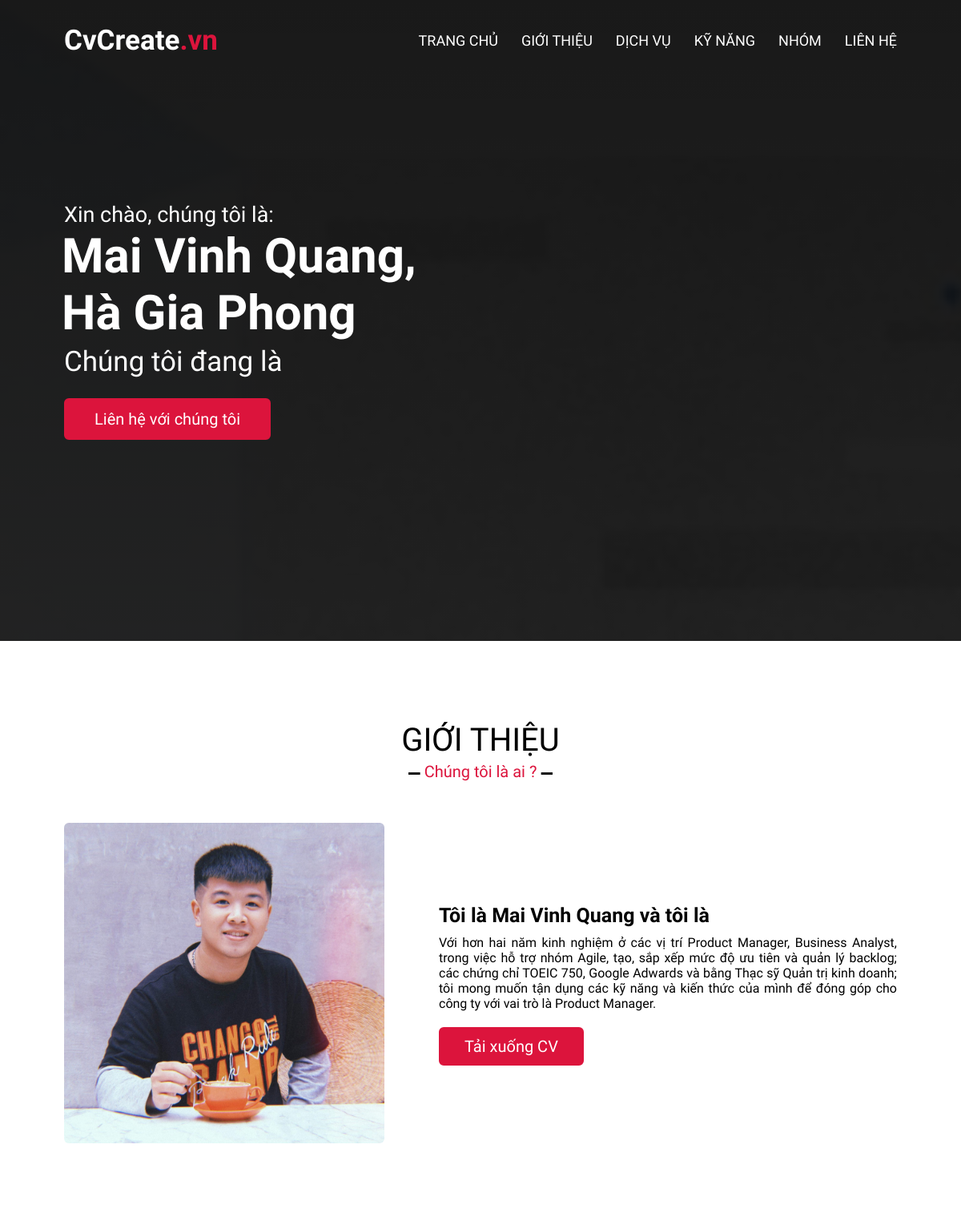
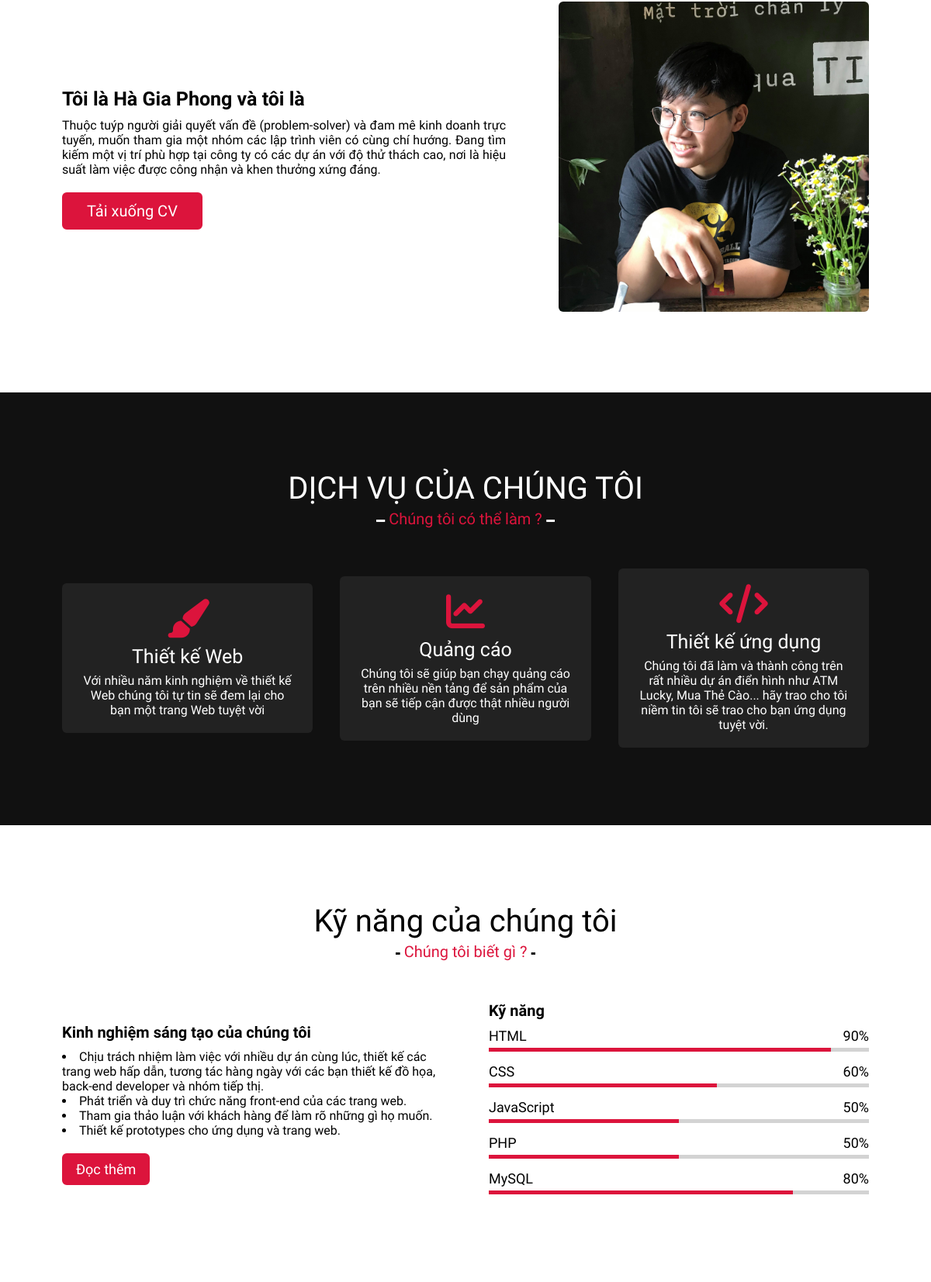
The page / (upper part) on the database its author committed (2 pictures, top to bottom).
### tables this page shows
CREATE TABLE `member` (
  `id` int(11) NOT NULL,
  `idteam` int(11) NOT NULL,
  `fullname` varchar(100) NOT NULL,
  `sex` varchar(10) NOT NULL,
  `birthday` date NOT NULL,
  `phone` varchar(100) NOT NULL,
  `about` varchar(1000) NOT NULL
);

CREATE TABLE `services` (
  `idteam` int(11) NOT NULL,
  `name` varchar(100) NOT NULL,
  `about` varchar(500) NOT NULL
);

CREATE TABLE `skill` (
  `idteam` int(11) NOT NULL,
  `html` int(11) NOT NULL,
  `css` int(11) NOT NULL,
  `javascript` int(11) NOT NULL,
  `php` int(11) NOT NULL,
  `mysql` int(11) NOT NULL
);

### index.php (the view, shortened to what this page needs)
<!DOCTYPE html>
<html lang="en">
<head>
    <link rel="stylesheet" href="style.css">
    <link href="https://unpkg.com/aos@2.3.1/dist/aos.css" rel="stylesheet">
    <link rel="stylesheet" href="https://cdnjs.cloudflare.com/ajax/libs/OwlCarousel2/2.3.4/assets/owl.carousel.min.css" />
    <link rel="stylesheet" href="https://cdnjs.cloudflare.com/ajax/libs/toastr.js/latest/toastr.min.css">
</head>
<body>
    <?php
    include 'connect.php';
    $idteam = 1;
    $sql = "select * from member where idteam=$idteam";
    if ($result = mysqli_query($conn, $sql)) {
        $member = mysqli_fetch_all($result);
    }
    ?>
    <nav class="navbar">
        <div class="max-width">
            <div class="logo"><a href="#">CvCreate<span>.vn</span></a></div>
            <ul class="menu">
                <li><a href="#home" id="btn-home" class="menu-btn">TRANG CHỦ</a></li>
                <li><a href="#about" id="btn-about" class="menu-btn">GIỚI THIỆU </a></li>
                <li><a href="#services" id="btn-services" class="menu-btn">DỊCH VỤ</a></li>
                <li><a href="#skills" id="btn-skills" class="menu-btn">KỸ NĂNG</a></li>
                <li><a href="#teams" id="btn-teams" class="menu-btn">NHÓM</a></li>
                <li><a href="#contact" id="btn-contact" class="menu-btn">LIÊN HỆ</a></li>
            </ul>
        </div>
    </nav>
    <section class="home" id="home">
        <div class="max-width">
            <div class="home-content">
                <div class="text-1">Xin chào, chúng tôi là: </div>
                <div class="text-2"><?php echo $member[0][2] ?>,</div>
                <div class="text-2"><?php echo $member[1][2] ?> </div>
                <div class="text-3">Chúng tôi đang là <span class="typing"></span></div>
                <a href="#contact">Liên hệ với chúng tôi</a>
            </div>
        </div>
    </section>
    <section class="about" id="about">
        <div class="max-width">
            <h2 class="title">GIỚI THIỆU</h2>
            <div class="about-content1 about-content">
                <div class="column left">
                    <img src="images/Quang.jpg" alt="">
                </div>
                <div class="column right">
                    <div class="text">Tôi là <?php echo $member[0][2] ?> và tôi là <span class="typing-2"></span></div>
                    <p><?php echo $member[0][6] ?></p>
                    <a href="CV/CV_Quang.pdf" download>Tải xuống CV</a>
                </div>
            </div>
            <div class="about-content2 about-content">
                <div class="column left">
                    <div class="text">Tôi là <?php echo $member[1][2] ?> và tôi là <span class="typing-3"></span></div>
                    <p><?php echo $member[1][6] ?></p>
                    <a href="CV/CV_Phong.pdf" download>Tải xuống CV</a>
                </div>
                <div class="column right">
                    <img src="images/Phong.jpg" alt="">
                </div>
            </div>
        </div>
    </section>
    <?php
    $sql = "select * from services where idteam=$idteam";
    if ($result = mysqli_query($conn, $sql)) {
        $services = mysqli_fetch_all($result);
    }
    ?>
    <section class="services" id="services">
        <div class="max-width">
            <h2 class="title">DỊCH VỤ CỦA CHÚNG TÔI</h2>
            <div class="serv-content">
                <div class="card">
                    <div class="box">
                        <i class="fas fa-paint-brush"></i>
                        <div class="text"><?php echo $services[0][1] ?></div>
                        <p><?php echo $services[0][2] ?></p>
                    </div>
                </div>
                <div class="card">
                    <div class="box">
                        <i class="fas fa-chart-line"></i>
                        <div class="text"><?php echo $services[1][1] ?> </div>
                        <p><?php echo $services[1][2] ?></p>
                    </div>
                </div>
                <div class="card">
                    <div class="box">
                        <i class="fas fa-code"></i>
                        <div class="text"><?php echo $services[2][1] ?></div>
                        <p><?php echo $services[2][2] ?></p>
                    </div>
                </div>
            </div>
        </div>
    </section>
    <?php
    $sql = "select * from skill where idteam=$idteam";
    if ($result = mysqli_query($conn, $sql)) {
        $skill = mysqli_fetch_all($result);
    }
    ?>
    <section class="skills" id="skills">
        <div class="max-width">
            <h2 class="title">Kỹ năng của chúng tôi</h2>
            <div class="skills-content">
                <div class="column left">
                    <div class="text">Kinh nghiệm sáng tạo của chúng tôi</div>
                    <ul style="list-style-position: inside;">
                        <li>Chịu trách nhiệm làm việc với nhiều dự án cùng lúc, thiết kế các trang web hấp dẫn, tương tác hàng ngày với các bạn thiết kế đồ họa, back-end developer và nhóm tiếp thị.<br></li>
                        <li>Phát triển và duy trì chức năng front-end của các trang web.<br></li>
                        <li>Tham gia thảo luận với khách hàng để làm rõ những gì họ muốn.<br></li>
                        <li>Thiết kế prototypes cho ứng dụng và trang web.<br></li>
                    </ul>
                    <a href="#">Đọc thêm</a>
                </div>
                <div class="column right">
                    <div class="text">Kỹ năng </div>
                    <div class="bars">
                        <div class="info">
                            <span>HTML</span>
                            <span><?php echo $skill[0][1] ?>%</span>
                        </div>
                        <div class="line html"></div>
                    </div>
                    <div class="bars">
                        <div class="info">
                            <span>CSS</span>
                            <span><?php echo $skill[0][2] ?>%</span>
                        </div>
                        <div class="line css"></div>
                    </div>
                    <div class="bars">
                        <div class="info">
                            <span>JavaScript</span>
                            <span><?php echo $skill[0][3] ?>%</span>
                        </div>
                        <div class="line js"></div>
                    </div>
                    <div class="bars">
                        <div class="info">
                            <span>PHP</span>
                            <span><?php echo $skill[0][4] ?>%</span>
                        </div>
                        <div class="line php"></div>
                    </div>
                    <div class="bars">
                        <div class="info">
                            <span>MySQL</span>
                            <span><?php echo $skill[0][5] ?>%</span>
                        </div>
                        <div class="line mysql"></div>
                    </div>
                </div>
            </div>
        </div>
    </section>
</body>
</html>

### rows shown on the page
member: fullname "Mai Vinh Quang", about "Với hơn hai năm kinh nghiệm ở các vị trí Product Manager, Business Analyst, trong việc hỗ trợ nhóm Agile, tạo, sắp xếp mức độ ưu tiên và quản lý backlog; các chứng chỉ TOEIC 750, Google Adwards và bằng Thạc sỹ Quản trị kinh doanh; tôi mong muốn tận dụng các kỹ năng và kiến thức của mình để đóng góp cho công ty với vai trò là Product Manager."
member: fullname "Hà Gia Phong", about "Thuộc tuýp người giải quyết vấn đề (problem-solver) và đam mê kinh doanh trực tuyến, muốn tham gia một nhóm các lập trình viên có cùng chí hướng. Đang tìm kiếm một vị trí phù hợp tại công ty có các dự án với độ thử thách cao, nơi là hiệu suất làm việc được công nhận và khen thưởng xứng đáng."
services: name "Thiết kế Web", about "Với nhiều năm kinh nghiệm về thiết kế Web chúng tôi tự tin sẽ đem lại cho bạn một trang Web tuyệt vời"
services: name "Quảng cáo", about "Chúng tôi sẽ giúp bạn chạy quảng cáo trên nhiều nền tảng để sản phẩm của bạn sẽ tiếp cận được thật nhiều người dùng"
services: name "Thiết kế ứng dụng", about "Chúng tôi đã làm và thành công trên rất nhiều dự án điển hình như ATM Lucky, Mua Thẻ Cào... hãy trao cho tôi niềm tin tôi sẽ trao cho bạn ứng dụng tuyệt vời."
skill: html "90", css "60", javascript "50", php "50", mysql "80"
